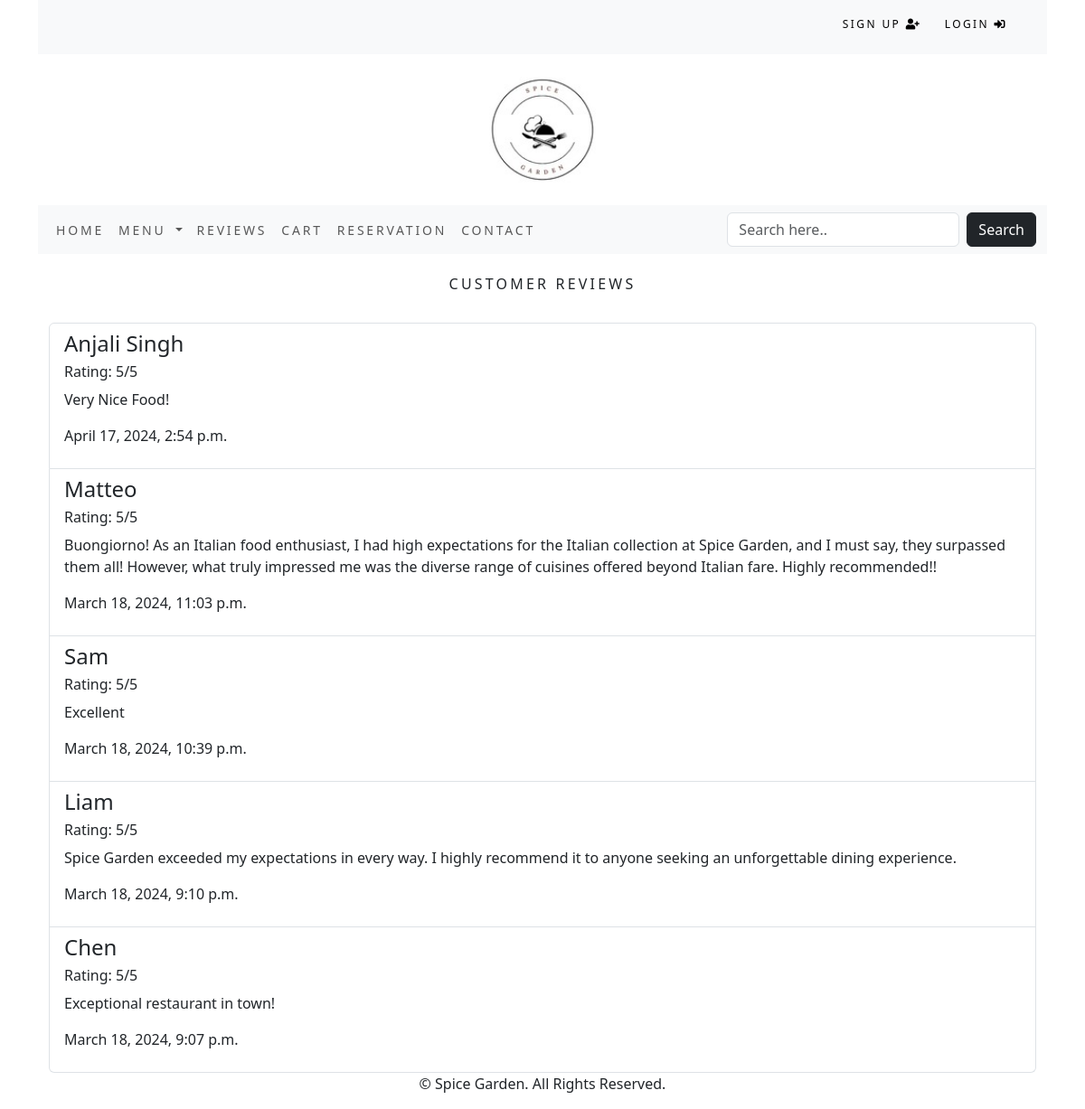
Page /order/feedbacks/ on the committed database.
### order/models.py (models this page shows, shortened)
class Feedback(models.Model):
    customer_name = models.CharField(max_length=100, blank=True, null=True)
    feedback_text = models.TextField()
    rating = models.IntegerField()
    timestamp = models.DateTimeField(auto_now_add=True)

### order/views.py (the view)
# urls.py: path('feedbacks/', views.latest_feedbacks, name='latest_feedbacks'),
def latest_feedbacks(request):
    latest_feedbacks = Feedback.objects.order_by('-timestamp')[:5]
    return render(request, 'latest_reviews.html', {'latest_feedbacks': latest_feedbacks})

### cart/context_processors.py (called while the page is built)
def counter(request):
  item_count = 0
  if 'admin' in request.path:
    return {}
  else:
      try:
        cart = Cart.objects.filter(cart_id=_cart_id(request))
        cart_items = CartItem.objects.all().filter(cart=cart[:1])
        for cart_item in cart_items:
            item_count += cart_item.quantity
      except Cart.DoesNotExist:
        item_count = 0
  return {'item_count':item_count}

### cart/views.py (called while the page is built)
def _cart_id(request):
  cart = request.session.session_key
  if not cart:
    cart = request.session.create()
  return cart

### restaurant/context_processors.py (called while the page is built)
def menu_links(request):
    links = Category.objects.all()
    return {'links': links}

### restaurant/models.py (called while the page is built)
    def get_absolute_url(self):
        return reverse('restaurant:foods_by_category', args=[self.id])

### order/templates/latest_reviews.html (shortened to what this page needs)
{% extends "base.html" %}
{% block content %}
<div class="container">
    <br>
    <h1 class="text-center my_title">Customer Reviews</h1>
    <br>
    <div class="list-group">
      {% for feedback in latest_feedbacks %}
      <div class="list-group-item">
        <h4>{{ feedback.customer_name }}</h4>
        <h6>Rating: {{ feedback.rating }}/5</h6>
        <p>{{ feedback.feedback_text }}</p>
        <p>{{ feedback.timestamp }}</p>
      </div>
      {% endfor %}
    </div>
</div>
{% endblock %}

### restaurant/templates/base.html (shortened to what this page needs)
{% load static %}
<!DOCTYPE html>
<html lang="en">
<head>
    <link rel="stylesheet" href="{% static 'css/custom.css' %}">
    <link href="https://cdn.jsdelivr.net/npm/bootstrap@5.3.0/dist/css/bootstrap.min.css"
    rel="stylesheet"
/>
    <link rel="stylesheet" href="https://use.fontawesome.com/releases/v5.15.1/css/all.css">
</head>
<body>
    <div class="container">
        <div class="container-fluid bg-light navbar-fixed-top my_top_navbar_div">
            {% include 'top-navbar.html' %}
        </div>
        {% include 'header.html' %}
        {% include 'navbar.html' %}
        {% block content %}
        {% endblock %}
        {% include 'footer.html' %}
    </div>
</body>
</html>

### restaurant/templates/top-navbar.html
{% load auth_extras %}
<div class="container">
    <div class="my_custom_menu">
        <ul>
            {% if user.is_authenticated %}
            <li>
                Welcome, <a href="#" class="dropdown-toggle" data-bs-toggle="dropdown"
                aria-haspopup="true" aria-expanded="false">{{ user.username }}
                <i class="fas fa-user-circle"></i></a>
                <div class="dropdown-menu dropdown-menu-right">
                    <a href="{% url 'edit_profile'%}" class="dropdown-item">Edit Profile</a>
                    <a href="{% url 'change_password'%}" class="dropdown-item">Change Password</a>
                    <a href="{% url 'order:order_history' %}" class="dropdown-item">Order History</a>
                    {% if user|has_group:"Manager" %}
                        <a href="{% url 'restaurant:food_create'%}" class="dropdown-item">Update Menu</a>
                    {% endif %}
                </div>
            </li>
            <li>
                <a href="{% url 'logout' %}">Logout <i class="fas fa-sign-out-alt"></i></a>
            </li>
            {% else %}
            <li>
                <a href="{% url 'signup' %}">Sign Up <i class="fas fa-user-plus"></i></a>
            </li>
            <li>
                <a href="{% url 'login' %}">Login <i class="fas fa-sign-in-alt"></i></a>
            </li>
            {% endif %}
        </ul>
    </div>
</div>

### restaurant/templates/header.html
{% load static %}
<header>
    <div style="text-align: center;">
        <a href="{% url 'restaurant:all_foods' %}">
            <img class="logo_image" src="{% static 'images/Restaurant_management_Logo_resized.jpg' %}"
        alt=""></a>
    </div>
</header>

### restaurant/templates/navbar.html (shortened to what this page needs)
<nav class="navbar navbar-expand-lg navbar-light bg-light">
    <div class="container-fluid">
        <div class="collapse navbar-collapse" id="navbarSupportedContent">
            <ul class="navbar-nav me-auto mb-2 mb-lg-0">
                <li class="nav-item">
                    <a class="nav-link" href="{% url 'restaurant:all_foods' %}">Home</a>
                </li>
                <li class="nav-item dropdown">
                    <a class="nav-link dropdown-toggle" href="#" id="navbarDropdown" role="button"
                        data-bs-toggle="dropdown" ariaexpanded="false">
                        Menu
                    </a>
                </li>
                <li class="nav-item">
                    <a class="nav-link" href="{% url 'order:latest_feedbacks' %}">Reviews</a>
                </li>
                <li class="nav-item">
                    <a class="nav-link" href="#">Cart</a>
                </li>
                <li class="nav-item">
                    <a class="nav-link" href="{% url 'reserve_table' %}">Reservation</a>
                </li>
                <li class="nav-item">
                    <a class="nav-link" href="{% url 'contact' %}">Contact</a>
                </li>
            </ul>
            <form class="d-flex" action="{% url 'search:searchResult' %}" method="get">
                <input class="form-control me-2" type="search" placeholder="Search here.." aria-label="Search" name="q">
                <button class="btn btn-dark my-2 my-sm-0" type="submit">Search</button>
            </form>
        </div>
    </div>
</nav>

### restaurant/templates/footer.html
<div class = "footer navbar-fixed-bottom my-footer">
    <p class="text-center">&copy; Spice Garden. All Rights Reserved.</p>
</div>

### static/css/custom.css (style rules this page uses)
.nav-item { letter-spacing: .2em; font-size: 14px; text-transform: uppercase; }
.my_title { font-size: 16px; text-transform: uppercase; letter-spacing: .2em; }
.my_top_navbar_div { height: 60px; line-height: 50px; }
.my_custom_menu { text-align: right !important; }
.my_custom_menu ul li { list-style: none; color: #000; text-transform: uppercase; letter-spacing: .2em; font-size: 12px; padding-right: 20px; display: inline; }
.my_custom_menu ul li a { text-decoration: none; color: #000; list-style: none; text-transform: uppercase; letter-spacing: .2em; font-size: 12px; }
.logo_image { width: 15%; height: auto; display: block; margin: 0 auto; }

### rows in the picture
Feedback: customer_name "Anjali Singh", rating "5", feedback_text "Very Nice Food!", timestamp "April 17, 2024, 2:54 p.m."
Feedback: customer_name "Matteo", rating "5", feedback_text "Buongiorno! As an Italian food enthusiast, I had high expectations for the Italian collection at Spice Garden, and I must say, they surpassed them all! However, what truly impressed me was the diverse range of cuisines offered beyond Italian fare. Highly recommended!!", timestamp "March 18, 2024, 11:03 p.m."
Feedback: customer_name "Sam", rating "5", feedback_text "Excellent", timestamp "March 18, 2024, 10:39 p.m."
Feedback: customer_name "Liam", rating "5", feedback_text "Spice Garden exceeded my expectations in every way. I highly recommend it to anyone seeking an unforgettable dining experience.", timestamp "March 18, 2024, 9:10 p.m."
Feedback: customer_name "Chen", rating "5", feedback_text "Exceptional restaurant in town!", timestamp "March 18, 2024, 9:07 p.m."
